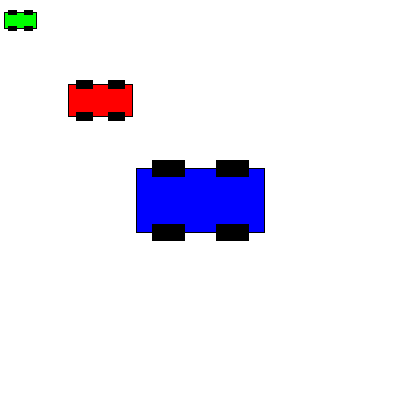
Frame 1 (no input)
Frame 60 (the mouse pressed at the canvas centre just before this capture): identical to frame 1, image omitted
Frame 120 (the mouse held since frame 60 and released just before this capture): identical to frame 1, image omitted

The Processing sketch that drew this single still picture (run headless with seeded random() and noise(); from frame 60 on, the mouse is pressed at the canvas centre):

// Processing sketch: DrawCar
// ── DrawCar.pde
void setup() {
  size(400, 400);
  background(255);
}

void draw() {
drawCar(100, 100, 64, color(255, 0, 0)); // x, y, size, color
drawCar(20, 20, 32, color(0, 255, 0)); // x, y, size, color
drawCar(200, 200, 128, color(0, 0, 255)); // x, y, size, color
}


void drawCar(int x, int y, int size, color c) {
  int offset = size/4;
  rectMode(CENTER);
  stroke(0);
  fill(c);
  rect(x, y, size, size/2); // car body
  fill(0);
  rect(x - offset, y - offset, offset, offset/2); //wheel
  rect(x + offset, y - offset, offset, offset/2); //wheel
  rect(x - offset, y + offset, offset, offset/2); //wheel
  rect(x + offset, y + offset, offset, offset/2); //wheel
  
}
